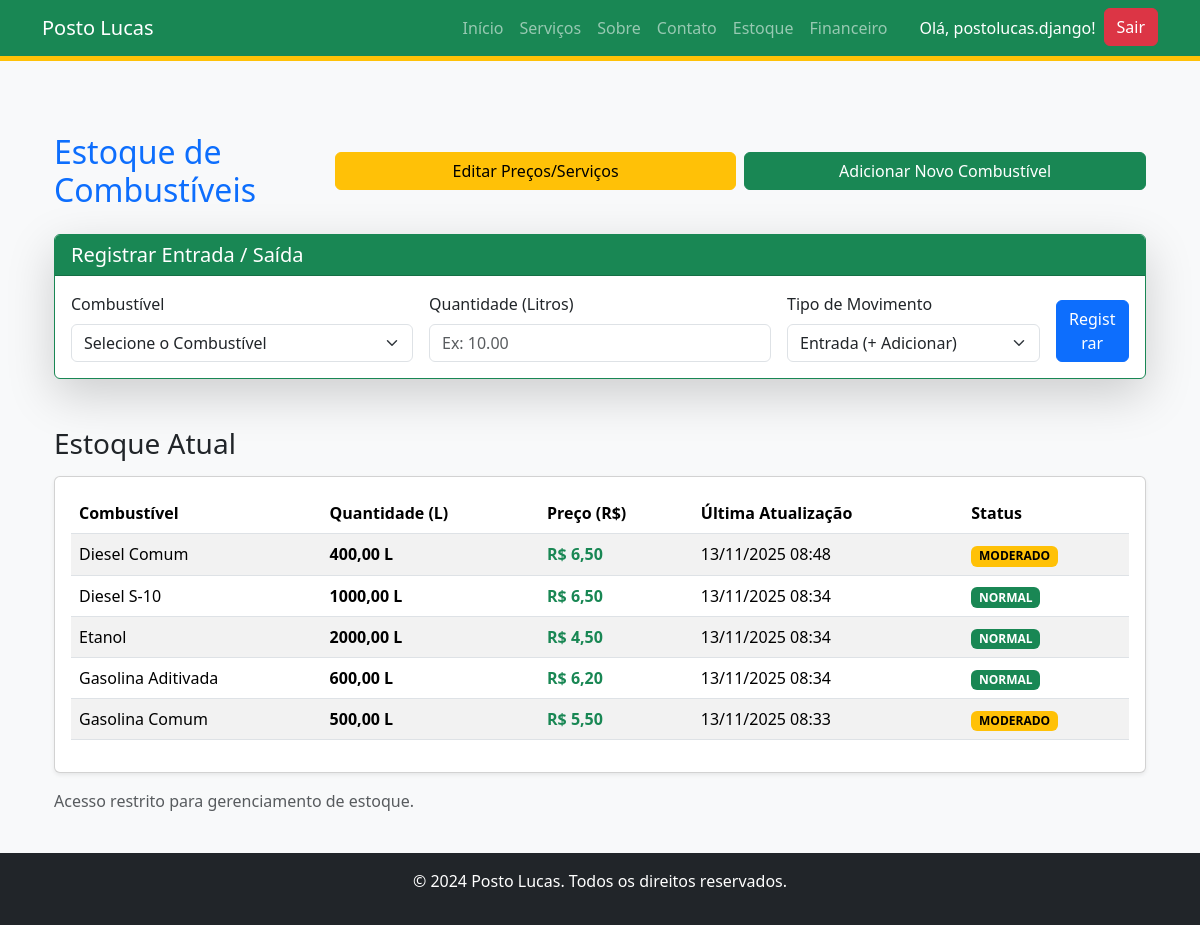
/gerenciamento/estoque/ (signed in), run on an earlier commit of the app's database.
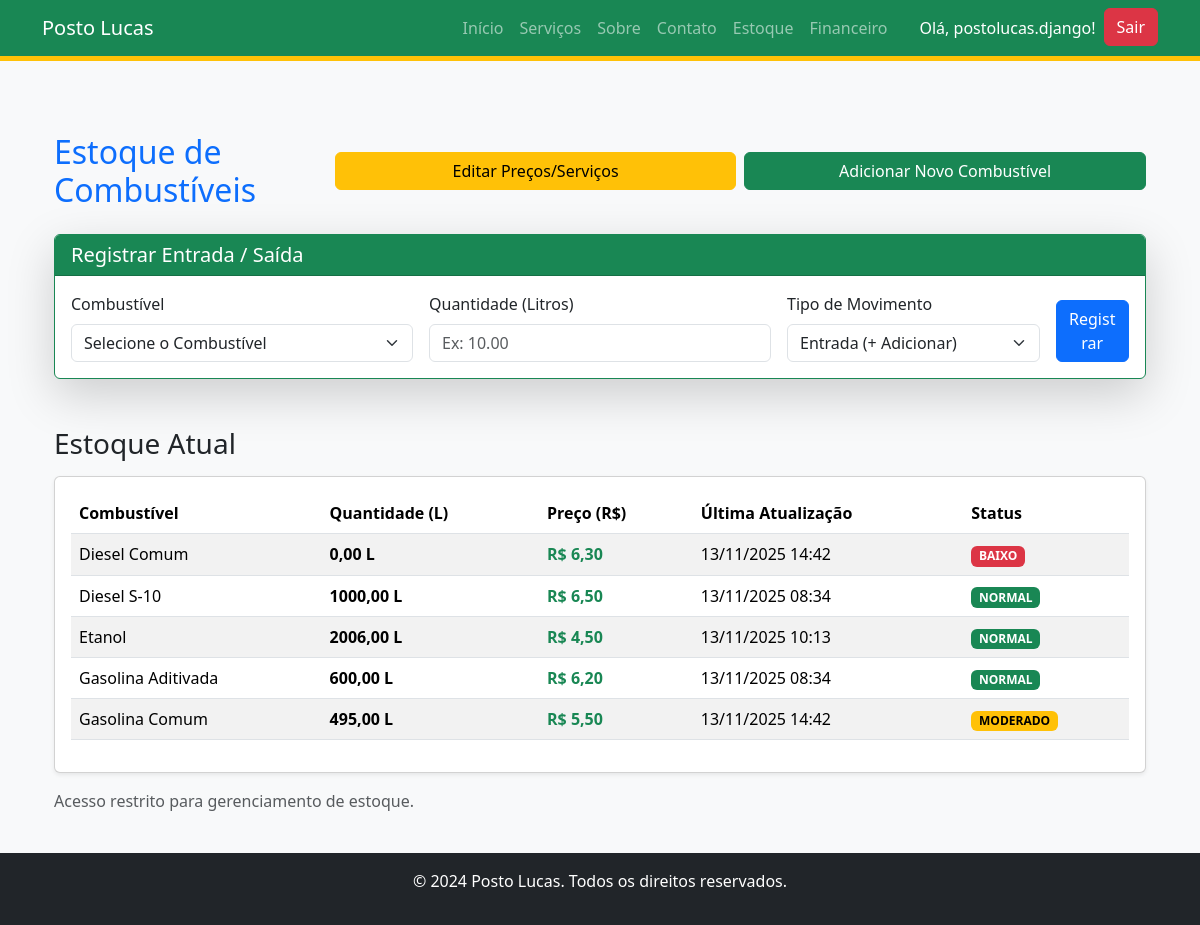
And on a later commit of the database.
### apps/gerenciamento/models.py (models this page shows)
class EstoqueGasolina(models.Model):
    TIPOS_COMBUSTIVEL = [
        ('GAS_COMUM', 'Gasolina Comum'),
        ('GAS_ADITIVADA', 'Gasolina Aditivada'),
        ('DIESEL_COMUM', 'Diesel Comum'),
        ('DIESEL_S10', 'Diesel S-10'),
        ('ETANOL', 'Etanol'),
    ]
    tipo = models.CharField(
        max_length=20,
        choices=TIPOS_COMBUSTIVEL,
        unique=True, # <--- CRÍTICO: Garante que só haverá uma linha por tipo de combustível.
        verbose_name="Tipo de Combustível"
    )
    quantidade_litros = models.DecimalField(
        max_digits=10, # Suporta até 99.999.999,99 L (10 dígitos no total)
        decimal_places=2, # Duas casas decimais de precisão (centésimos de litro)
        default=0.00,
        verbose_name="Estoque (Litros)"
    )
    preco_atual_litro = models.DecimalField(
        max_digits=10,
        decimal_places=2,
        default=0.00,
        verbose_name="Preço Atual por Litro (R$)"
    )
    data_ultima_atualizacao = models.DateTimeField(
        auto_now=True, # Atualiza automaticamente a cada salvamento
        verbose_name="Última Atualização"
    )
    class Meta:
        verbose_name = "Estoque de Combustível"
        verbose_name_plural = "Estoque de Combustíveis"
    def __str__(self):
        return f"{self.get_tipo_display()}: {self.quantidade_litros} L - R$ {self.preco_atual_litro}/L"

### apps/gerenciamento/views.py (the view)
# urls.py: path('estoque/', views.estoque_gasolina_view, name='estoque_gasolina'),
@login_required
def estoque_gasolina_view(request):
    if not EstoqueGasolina.objects.exists():
        messages.info(request, "O estoque está vazio. Por favor, adicione o estoque inicial dos seus combustíveis.")
        return redirect('adicionar_combustivel')
    if request.method == 'POST':
        form = MovimentacaoEstoqueForm(request.POST)
        if form.is_valid():
            combustivel_pk = form.cleaned_data['combustivel'].pk
            quantidade = form.cleaned_data['quantidade'] # Sempre positivo
            movimento = form.cleaned_data['movimento'] # 'ENTRADA' ou 'SAIDA'
            try:
                with transaction.atomic():
                    item_estoque = EstoqueGasolina.objects.select_for_update().get(pk=combustivel_pk)
                    preco_unitario = item_estoque.preco_atual_litro
                    if movimento == 'SAIDA':
                        estoque_delta = quantidade * -1
                        if item_estoque.quantidade_litros + estoque_delta < 0:
                            messages.error(request, "ERRO: Estoque insuficiente para esta saída.")
                            return redirect('estoque_gasolina')
                        total = (Decimal(preco_unitario) * Decimal(quantidade))
                        RegistroVenda.objects.create(
                            combustivel=item_estoque,
                            quantidade_litros=quantidade,
                            preco_venda_litro=preco_unitario,
                            total_venda=total
                        )
                        msg_tipo = "Venda (Saída de Estoque)"
                    else: # movimento == 'ENTRADA'
                        estoque_delta = quantidade
                        total = (Decimal(preco_unitario) * Decimal(quantidade))
                        RegistroCompra.objects.create(
                            combustivel=item_estoque,
                            quantidade_litros=quantidade,
                            preco_compra_litro=preco_unitario,
                            total_compra=total
                        )
                        msg_tipo = "Compra (Entrada de Estoque)"
                    item_estoque.quantidade_litros += estoque_delta
                    item_estoque.save()
                    messages.success(request, f"{msg_tipo} registrada e Estoque de {item_estoque.get_tipo_display()} atualizado! ({'+' if estoque_delta > 0 else ''}{estoque_delta} L)")
            except EstoqueGasolina.DoesNotExist:
                messages.error(request, "Erro: Combustível não encontrado.")
            except Exception as e:
                messages.error(request, f"Erro inesperado ao atualizar estoque: {e}")
            return redirect('estoque_gasolina')
    else:
        form = MovimentacaoEstoqueForm()
    estoques = EstoqueGasolina.objects.all().order_by('tipo')
    context = {
        'estoques': estoques,
        'form': form,
        'titulo': 'Estoque de Combustíveis'
    }
    return render(request, 'gerenciamento/estoque_gasolina.html', context)

### apps/gerenciamento/forms.py
class MovimentacaoEstoqueForm(forms.Form):
    TIPO_MOVIMENTACAO = [
        ('ENTRADA', 'Entrada (+ Adicionar)'),
        ('SAIDA', 'Saída (- Remover)'),
    ]
    combustivel = forms.ModelChoiceField(
        queryset=EstoqueGasolina.objects.all().order_by('tipo'),
        label="Combustível",
        empty_label="Selecione o Combustível",
        widget=forms.Select(attrs={'class': 'form-select'})
    )
    quantidade = forms.DecimalField(
        label="Quantidade (Litros)",
        max_digits=10,
        decimal_places=2,
        min_value=0.01,
        widget=forms.NumberInput(attrs={'class': 'form-control', 'placeholder': 'Ex: 10.00'})
    )
    movimento = forms.ChoiceField(
        choices=TIPO_MOVIMENTACAO,
        label="Tipo de Movimento",
        widget=forms.Select(attrs={'class': 'form-select'})
    )
    observacao = forms.CharField(
        label="Observação (Opcional)",
        required=False,
        widget=forms.TextInput(attrs={'class': 'form-control', 'placeholder': 'Ex: Recebimento de Cargas'})
    )

### templates/gerenciamento/estoque_gasolina.html (shortened to what the changed rows need)
{% extends "base.html" %}
{% load widget_tweaks %}
{% block content %}
<div class="container mt-5">
    <div class="d-flex flex-column flex-md-row justify-content-between align-items-start align-items-md-center mb-4">
        <h2 class="mb-3 mb-md-0 text-primary">{{ titulo }}</h2>
    </div>
    <div class="card shadow-sm">
        <div class="card-body">
            {% if estoques %}
            <div class="table-responsive">
                <table class="table table-hover table-striped">
                    <thead class="bg-light">
                        <tr>
                            <th scope="col">Combustível</th>
                            <th scope="col">Quantidade (L)</th>
                            <th scope="col" class="text-nowrap">Preço (R$)</th>
                            <th scope="col" class="text-nowrap">Última Atualização</th>
                            <th scope="col">Status</th>
                        </tr>
                    </thead>
                    <tbody>
                        {% for item in estoques %}
                        <tr>
                            <td>{{ item.get_tipo_display }}</td>
                            <td>
                                <strong>{{ item.quantidade_litros|floatformat:2 }} L</strong>
                            </td>
                            <td>
                                <strong class="text-success">R$ {{ item.preco_atual_litro|floatformat:2 }}</strong>
                            </td>
                            <td>{{ item.data_ultima_atualizacao|date:"d/m/Y H:i" }}</td>
                            <td>
                                {% if item.quantidade_litros <= 100 %}
                                <span class="badge text-bg-danger">BAIXO</span>
                                {% elif item.quantidade_litros <= 500 %}
                                <span class="badge text-bg-warning">MODERADO</span>
                                {% else %}
                                <span class="badge text-bg-success">NORMAL</span>
                                {% endif %}
                            </td>
                        </tr>
                        {% endfor %}
                    </tbody>
                </table>
            </div>
            {% else %}
            <div class="alert alert-info" role="alert">
                Nenhum item de estoque encontrado. <a href="{% url 'adicionar_combustivel' %}" class="alert-link">Clique aqui para adicionar o primeiro.</a>
            </div>
            {% endif %}
        </div>
    </div>
</div>
{% endblock %}

What changed in the data, as far as the page shows it:
changed EstoqueGasolina "Diesel Comum": quantidade_litros "400,00" → "0,00"; preco_atual_litro "6,50" → "6,30"; data_ultima_atualizacao "13/11/2025 08:48" → "13/11/2025 14:42"; quantidade_litros "MODERADO" → "BAIXO"
changed EstoqueGasolina "Etanol": quantidade_litros "2000,00" → "2006,00"; data_ultima_atualizacao "13/11/2025 08:34" → "13/11/2025 10:13"
changed EstoqueGasolina "Gasolina Comum": quantidade_litros "500,00" → "495,00"; data_ultima_atualizacao "13/11/2025 08:33" → "13/11/2025 14:42"
